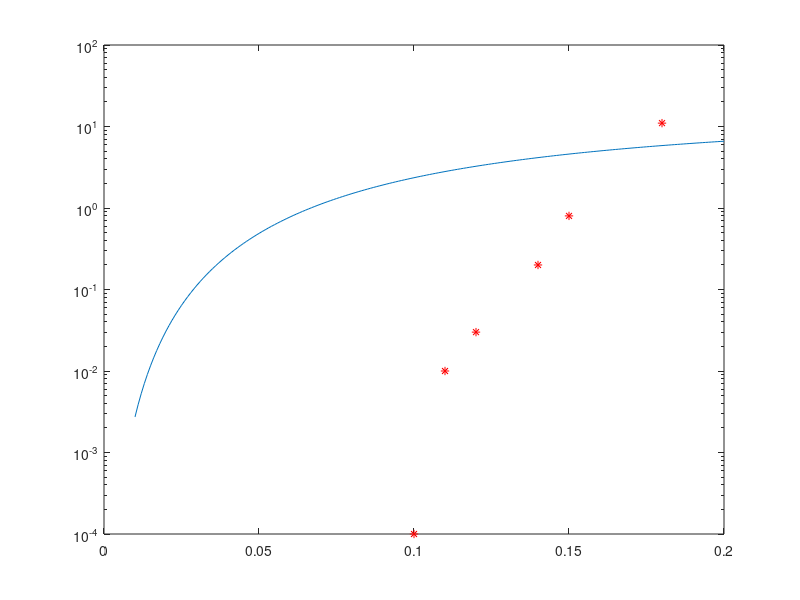

Write the MATLAB code that produced this figure.
c_Ca_lst = 1e-2:1e-3:0.2;

K1 = 0.1; K2 = 0.5; k = 1; K_CaN = 0.1;
n = 4;
f_Ca = @(c_Ca) 4e2 * K_CaN ./ (1 + k * (1 + K1 ./ c_Ca).^n);
% f_Ca = @(c_Ca) 3e-10 * exp(150 * c_Ca);
semilogy(c_Ca_lst, f_Ca(c_Ca_lst));
hold on;

c_Ca_lst = [0.1, 0.11, 0.12, 0.14, 0.15, 0.18];
f_Ca_lst = [1e-4, 1e-2, 3e-2, 0.2, 0.8, 11];
semilogy(c_Ca_lst, f_Ca_lst, 'r*')


